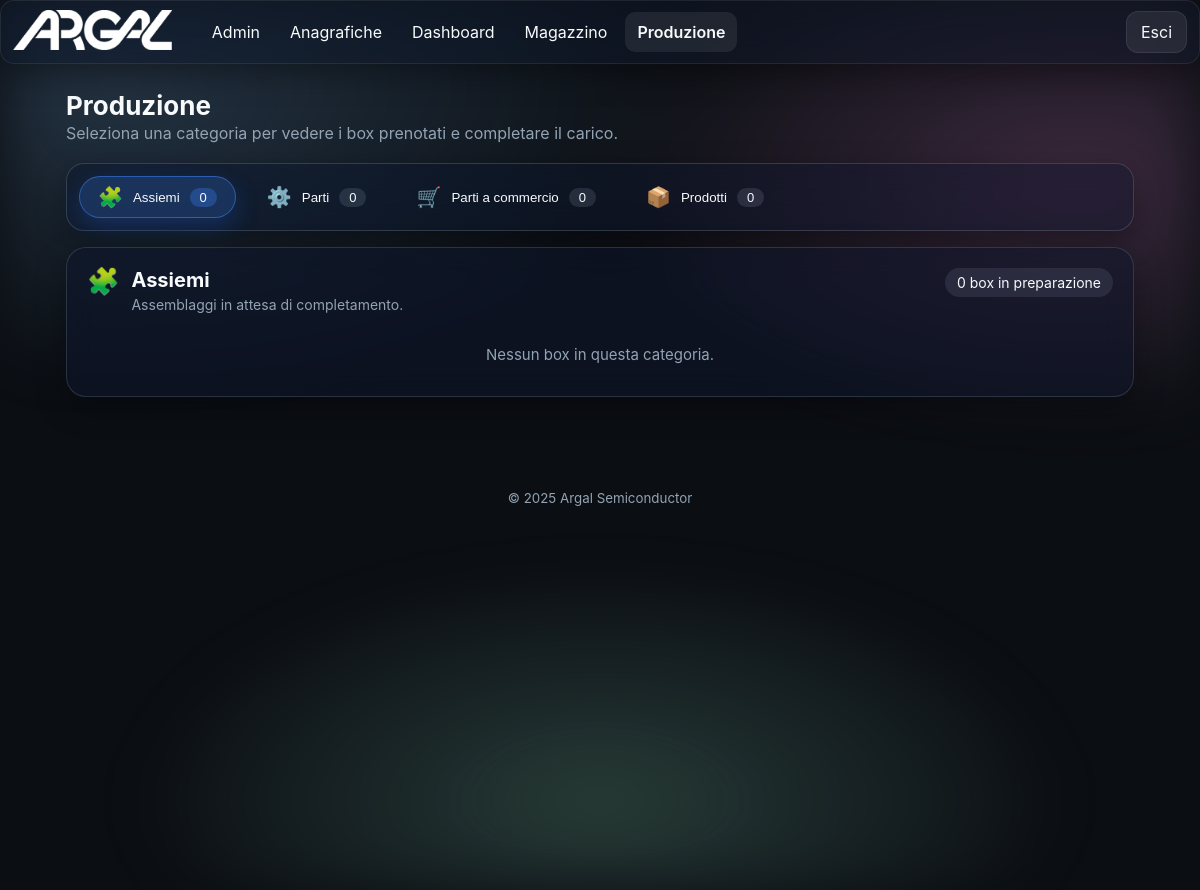
The page /production/ (signed in) on the database as committed earlier.
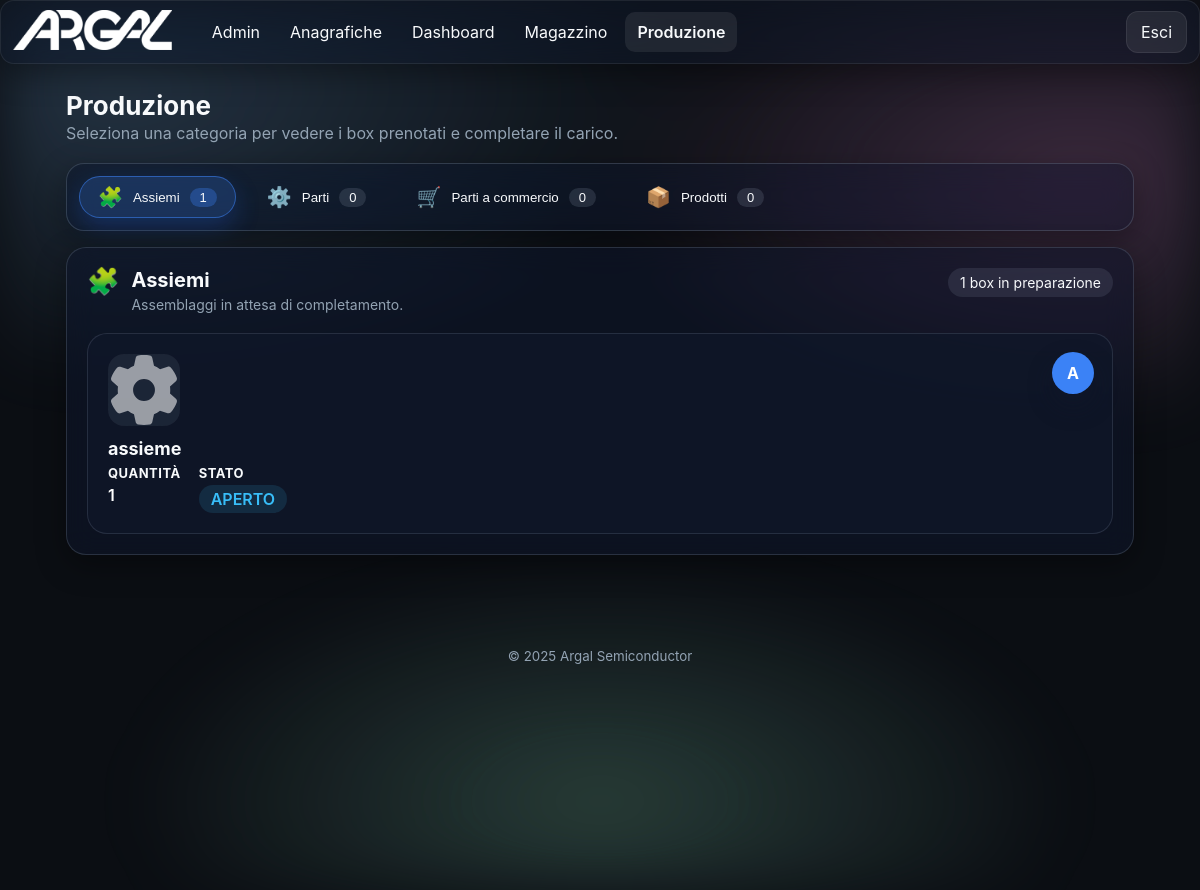
The same page on the database as committed later.
### app/models.py (models this page shows, shortened)
class TimestampMixin(db.Model):
    __abstract__ = True
    created_at = db.Column(db.DateTime, default=datetime.utcnow)
    updated_at = db.Column(db.DateTime, default=datetime.utcnow, onupdate=datetime.utcnow)

class Module(TimestampMixin):
    __tablename__ = 'modules'
    id = db.Column(db.Integer, primary_key=True)
    name = db.Column(db.String(100), unique=True, nullable=False)
    slug = db.Column(db.String(100), unique=True, nullable=False)
    endpoint = db.Column(db.String(120), unique=True, nullable=False)
    enabled = db.Column(db.Boolean, default=True)
    icon = db.Column(db.String(100), default='cube')

class ProductionBox(TimestampMixin):
    __tablename__ = 'production_boxes'
    id = db.Column(db.Integer, primary_key=True)
    code = db.Column(db.String(50), unique=True, nullable=False)
    box_type = db.Column(db.String(20), nullable=False)
    status = db.Column(db.String(20), default='APERTO')  # APERTO, IN_CARICO, COMPLETATO, ARCHIVIATO
    stock_items = db.relationship('StockItem', back_populates='production_box')

class Structure(TimestampMixin):
    __tablename__ = 'structures'
    id = db.Column(db.Integer, primary_key=True)
    type_id = db.Column(db.Integer, db.ForeignKey('structure_types.id'), nullable=False)
    name = db.Column(db.String(200), nullable=False)
    parent_id = db.Column(db.Integer, db.ForeignKey('structures.id'), nullable=True)
    type = db.relationship('StructureType', backref=db.backref('nodes', lazy='dynamic'))
    parent = db.relationship('Structure', remote_side=[id], backref='children')
    component_id = db.Column(db.Integer, db.ForeignKey('component_masters.id'), nullable=True)
    component_master = db.relationship('ComponentMaster')
    flag_assembly = db.Column(db.Boolean, default=False)
    flag_part = db.Column(db.Boolean, default=False)
    flag_commercial = db.Column(db.Boolean, default=False)
    table_assieme = db.Column(db.Boolean, default=False)
    table_parte = db.Column(db.Boolean, default=False)
    table_commerciale = db.Column(db.Boolean, default=False)
    work_phase_id = db.Column(db.Integer, db.ForeignKey('work_phases.id'), nullable=True)
    processing_type = db.Column(db.String(20))  # "internal" or "external"
    supplier_id = db.Column(db.Integer, db.ForeignKey('suppliers.id'), nullable=True)
    work_center_id = db.Column(db.Integer, db.ForeignKey('work_centers.id'), nullable=True)
    weight = db.Column(db.Float)
    processing_cost = db.Column(db.Float)
    standard_time = db.Column(db.Float)  # stored in minutes
    lead_time_theoretical = db.Column(db.Float)  # stored in minutes
    lead_time_real = db.Column(db.Float)  # stored in minutes
    description = db.Column(db.Text)
    notes = db.Column(db.Text)
    price_per_unit = db.Column(db.Float)
    minimum_order_qty = db.Column(db.Integer)
    quantity_in_stock = db.Column(db.Float)
    stock_threshold = db.Column(db.Float)
    replenishment_qty = db.Column(db.Float)
    is_sellable = db.Column(db.Boolean)
    guiding_part = db.Column(db.Boolean)
    revision = db.Column(db.Integer, default=0)
    compatible_revisions = db.Column(db.Text)
    work_phase = db.relationship('WorkPhase', foreign_keys=[work_phase_id])
    supplier = db.relationship('Supplier', foreign_keys=[supplier_id])
    work_center = db.relationship('WorkCenter', foreign_keys=[work_center_id])

### app/blueprints/production/routes.py (the view, shortened to what this page needs)
@production_bp.route('/')
@login_required
def index():
    try:
        from sqlalchemy import case
        status_order = case(
            (
                ProductionBox.status == 'APERTO', 0
            ),
            (
                ProductionBox.status == 'IN_CARICO', 1
            ),
            (
                ProductionBox.status == 'COMPLETATO', 2
            ),
            (
                ProductionBox.status == 'ARCHIVIATO', 3
            ),
            else_=4
        )
        boxes = (ProductionBox.query
                 .filter(ProductionBox.status.in_(['APERTO','IN_CARICO']))
                 .order_by(status_order, ProductionBox.created_at.desc())
                 .all())
    except Exception:
        boxes = ProductionBox.query.filter(ProductionBox.status.in_(['APERTO','IN_CARICO'])).all()
    try:
        from ...models import Structure
        from flask import current_app
        upload_dir = os.path.join(current_app.static_folder, 'uploads')
        prefix_map: dict[str, str] = {}
        for b in boxes:
            root_struct = None
            root_image = None
            try:
                if b.stock_items:
                    dm = b.stock_items[0].datamatrix_code or ''
                    parts = dm.split('|')
                    component_name = None
                    for part in parts:
                        if part.startswith('P='):
                            component_name = part.split('=', 1)[1]
                            break
                    if component_name:
                        root_struct = Structure.query.filter_by(name=component_name).first()
                        if root_struct:
                            prefix_struct = f"sn_{root_struct.id}_"
                            root_image = prefix_map.get(prefix_struct)
                            if not root_image:
                                master = getattr(root_struct, 'component_master', None)
                                if master:
                                    prefix_master = f"cm_{master.id}_"
                                    root_image = prefix_map.get(prefix_master)
                            if not root_image:
                                stype = getattr(root_struct, 'type', None)
                                if stype:
                                    prefix_type = f"st_{stype.id}_"
                                    root_image = prefix_map.get(prefix_type)
            except Exception:
                root_struct = None
                root_image = None
            setattr(b, 'root_structure', root_struct)
            setattr(b, 'root_image_filename', root_image)
    except Exception:
        for b in boxes:
            setattr(b, 'root_structure', None)
            setattr(b, 'root_image_filename', None)
    category_definitions = [
        {
            'key': 'ASSIEME',
            'label': 'Assiemi',
            'icon': '🧩',
            'description': 'Assemblaggi in attesa di completamento.',
        },
        {
            'key': 'PARTE',
            'label': 'Parti',
            'icon': '⚙️',
            'description': 'Componenti meccanici prenotati per il carico.',
        },
        {
            'key': 'COMMERCIALE',
            'label': 'Parti a commercio',
            'icon': '🛒',
            'description': 'Articoli commerciali pronti per la produzione.',
        },
        {
            'key': 'PRODOTTO',
            'label': 'Prodotti',
            'icon': '📦',
            'description': 'Prodotti finiti da completare o collaudare.',
        },
    ]
    grouped_boxes: dict[str, list[ProductionBox]] = {c['key']: [] for c in category_definitions}
    uncategorised: list[ProductionBox] = []
    for box in boxes:
        box_key = getattr(box, 'box_type', None)
        if box_key in grouped_boxes:
            grouped_boxes[box_key].append(box)
        else:
            uncategorised.append(box)
    requested_tab = request.args.get('tab', type=str)
    requested_box_id = request.args.get('box', type=int)
    valid_keys = {c['key'] for c in category_definitions}
    initial_tab = None
    if requested_tab:
        candidate = (requested_tab or '').strip().upper()
        if candidate in valid_keys:
            initial_tab = candidate
    focused_box = None
    if focused_box and not initial_tab:
        candidate = getattr(focused_box, 'box_type', None)
        if candidate in valid_keys:
            initial_tab = candidate
    return render_template(
        'production/index.html',
        boxes=boxes,
        categories=category_definitions,
        grouped_boxes=grouped_boxes,
        active_module='production',
        initial_tab=initial_tab,
        focused_box_id=requested_box_id,
    )

### app/blueprints/production/routes.py (called while the page is built)
@production_bp.before_request
def _highlight_production_tab() -> None:
    g.active_module = 'production'

### app/models.py (called while the page is built)
@login_manager.user_loader
def load_user(user_id):
    try:
        return User.query.get(int(user_id))
    except Exception:
        return None

### app/templates/production/index.html (shortened to what the changed rows need)
{% extends 'base.html' %}
{% block content %}
<section class="section">
  <h2 class="section-title">Produzione</h2>
  {% if categories|length == 0 %}
    <p class="muted">Nessun box di produzione presente.</p>
  {% else %}
    <div class="tab-switcher glass">
      {% for cat in categories %}
        {% set count = grouped_boxes.get(cat.key, []) | length %}
        <button class="tab-link{{ ' active' if loop.first else '' }}" type="button" data-tab-target="{{ cat.key }}">
          <span class="icon">{{ cat.icon }}</span>
          <span class="label">{{ cat.label }}</span>
          <span class="badge">{{ count }}</span>
        </button>
      {% endfor %}
    </div>
    {% set status_colors = {'APERTO': '#38bdf8', 'IN_CARICO': '#fbbf24', 'COMPLETATO': '#22c55e', 'ARCHIVIATO': '#a855f7'} %}
    {% set type_colors = {'ASSIEME': '#3b82f6', 'PARTE': '#10b981', 'COMMERCIALE': '#ec4899', 'PRODOTTO': '#f97316', 'ALTRO': '#6366f1'} %}
    {% set type_letters = {'ASSIEME': 'A', 'PARTE': 'P', 'COMMERCIALE': 'C', 'PRODOTTO': 'F', 'ALTRO': '?'} %}
    {% for cat in categories %}
      {% set cat_boxes = grouped_boxes.get(cat.key, []) %}
      <section class="tab-panel glass{{ ' active' if loop.first else '' }}" data-tab-panel="{{ cat.key }}">
        <header class="panel-header">
          <div class="panel-title">
            <span class="panel-icon">{{ cat.icon }}</span>
            <div>
              <h3>{{ cat.label }}</h3>
              <p class="muted">{{ cat.description }}</p>
            </div>
          </div>
          <span class="panel-count">{{ cat_boxes|length }} box in preparazione</span>
        </header>
        {% if cat_boxes %}
          <div class="box-grid">
            {% for box in cat_boxes %}
              {% set prod = box.stock_items[0].product if box.stock_items else None %}
              {% set highlight = focused_box_id and box.id == focused_box_id %}
              <a id="box-{{ box.id }}" class="box-card{% if highlight %} highlight{% endif %}" data-box-type="{{ box.box_type }}" href="{{ url_for('production.production_box_view', box_id=box.id) }}">
                <span class="box-type-badge" style="background:{{ type_colors.get(box.box_type, '#6366f1') }};">
                  {{ type_letters.get(box.box_type, '?') }}
                </span>
                <div class="box-thumb">
                  {% if box.root_image_filename %}
                    <img loading="lazy" src="{{ url_for('static', filename='uploads/' + box.root_image_filename) }}" alt="{{ box.root_structure.name if box.root_structure else '' }}">
                  {% else %}
                    <img src="{{ url_for('static', filename='img/gear.svg') }}" alt="" class="placeholder">
                  {% endif %}
                </div>
                <div class="box-details">
                  <h4>
                    {% if box.root_structure and box.root_structure.name %}
                      {{ box.root_structure.name }}
                    {% elif prod %}
                      {{ prod.name }}
                    {% else %}
                      Prenotazione in preparazione
                    {% endif %}
                  </h4>
                  <div class="box-meta">
                    <span class="meta-item">
                      <strong>Quantità</strong>
                      <span>{{ box.stock_items|length }}</span>
                    </span>
                    <span class="meta-item">
                      <strong>Stato</strong>
                      {% set st = box.status or '' %}
                      <span class="status-pill" style="background:{{ status_colors.get(st, '#c084fc') }}20; color:{{ status_colors.get(st, '#c084fc') }};">
                        {{ st }}
                      </span>
                    </span>
                  </div>
                </div>
              </a>
            {% endfor %}
          </div>
        {% else %}
          <p class="muted empty-state">Nessun box in questa categoria.</p>
        {% endif %}
      </section>
    {% endfor %}
  {% endif %}
</section>
{% endblock %}

### app/templates/base.html (shortened to what this page needs)
<!doctype html>
<html lang="it" data-theme="dark">
<head>
  <link rel="stylesheet" href="{{ url_for('static', filename='css/styles.css') }}">
</head>
<body>
  <div class="bg-aurora"></div>
  {% if current_user.is_authenticated and not embedded %}
  <header class="app-header glass">
    <div class="brand">
      <a href="{{ url_for('dashboard.index') }}" class="brand-link" style="display:inline-block;">
        <img src="{{ url_for('static', filename='img/logo.png') }}" alt="Logo" class="logo">
      </a>
    </div>
    <nav class="nav-desktop">
      {% set cur_ep = request.endpoint or '' %}
      {% set detected_bp = (cur_ep.split('.')|first) %}
      {% set forced_bp = None %}
      {% if active_module is defined and active_module %}
        {% set forced_bp = active_module %}
      {% elif g is defined and g.active_module is defined and g.active_module %}
        {% set forced_bp = g.active_module %}
      {% endif %}
      {% set cur_bp = forced_bp if forced_bp else detected_bp %}
      {% for m in enabled_modules %}
        {% set mod_bp = (m.endpoint.split('.')|first) %}
        {% set is_active = (mod_bp == cur_bp) %}
        {% set display_name = 'Anagrafiche' if (m.slug == 'products' or m.name == 'Prodotti') else m.name %}
        <a class="nav-link{{ ' active' if is_active else '' }}" href="{{ url_for(m.endpoint) }}">{{ display_name }}</a>
      {% endfor %}
    </nav>
    <div class="header-actions">
      <a class="btn btn-ghost" href="{{ url_for('auth.logout') }}">Esci</a>
    </div>
  </header>
    {% set cur_ep = request.endpoint or '' %}
    {% set detected_bp = (cur_ep.split('.')|first) %}
    {% set forced_bp = None %}
    {% if active_module is defined and active_module %}
      {% set forced_bp = active_module %}
    {% elif g is defined and g.active_module is defined and g.active_module %}
      {% set forced_bp = g.active_module %}
    {% endif %}
    {% set cur_bp = forced_bp if forced_bp else detected_bp %}
  {% endif %}
  <main class="container">
    {% block content %}{% endblock %}
  </main>
  {% if not embedded %}
  <footer class="app-footer">
    <small>© {{ 2025 }} Argal Semiconductor</small>
  </footer>
  {% endif %}
</body>
</html>

Rows that differ between the two databases and show on the page:
now on this page (row edited): ProductionBox: get "A", root_structure.name "assieme", stock_items|length "1", status "APERTO"
Other text that changed with them:
new list line: "🧩 Assiemi 1"
new list line: "🧩 Assiemi Assemblaggi in attesa di completamento. 1 box in preparazione"
list line gone: "🧩 Assiemi 0"
list line gone: "🧩 Assiemi Assemblaggi in attesa di completamento. 0 box in preparazione Nessun box in questa categoria."
